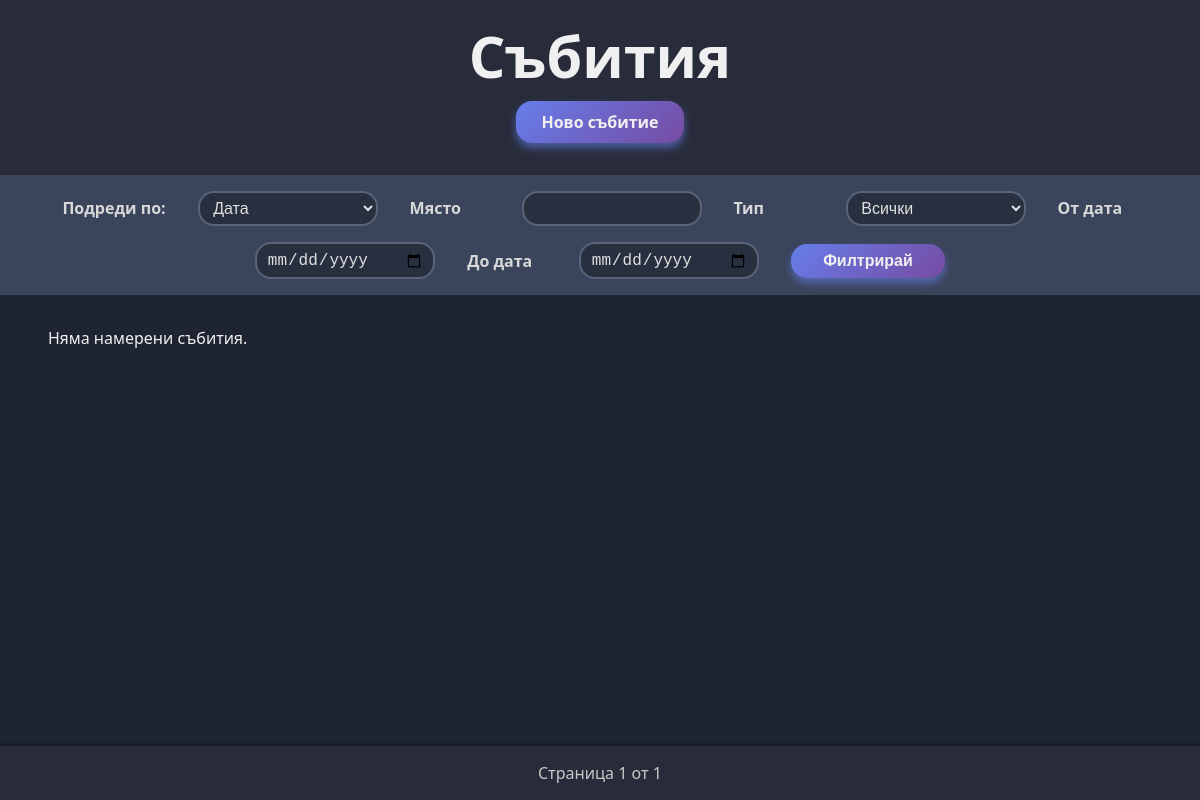
Before: / with the older database file.
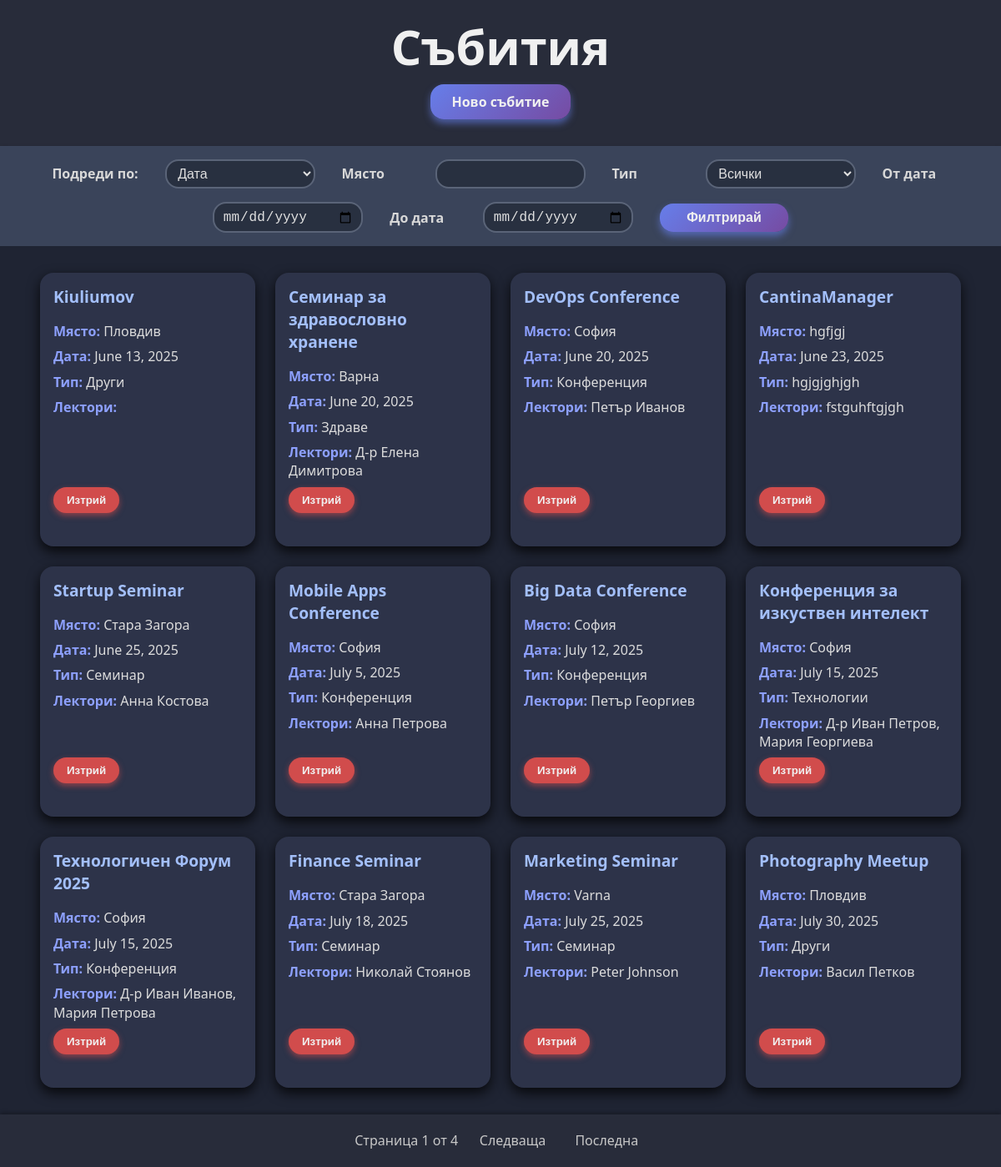
After: the same page with the newer database file.
### QuerySort/models.py (models this page shows)
class Event(models.Model):
    name = models.CharField(max_length=255,
                            null=False,
                            blank=False,
                            validators=[
                                MinLengthValidator(1, message='The event name must be at least 1 characters long.'),
                                RegexValidator('^[A-Za-zА-Яа-яЁё0-9 _\-\'&]+$')
                            ])
    town = models.CharField(max_length=255,
                            null=False,
                            blank=False,
                            validators=[
                                MinLengthValidator(1, message='The town name must be at least 1 characters long.'),
                                RegexValidator('^[A-Za-zА-Яа-яЁё0-9 _\-\'&]+$')
                            ])
    date = models.DateField(
        null=False,
        blank=False,
        validators=[
           validate_event_date
        ]
    )
    type = models.CharField(max_length=255,
                            null=False,
                            blank=False,
                            validators=[
                                MinLengthValidator(5, message='The event type must be at least 5 characters long.'),
                                RegexValidator('^[A-Za-zА-Яа-яЁё0-9 _\-\'&]+$')
                            ],
                            choices=(('Конференция', 'Конференция'), ('Уъркшоп', 'Уъркшоп') , ('Семинар', 'Семинар'), ('Други', 'Други')))
    lectors = models.CharField(max_length=255,
                               default='Няма лектори.')

### QuerySort/views.py (the view)
# urls.py: path('', views.index, name='index'),
def index(request):
    form = EventFilterOrderForm(request.GET or None)
    events = Event.objects.all()
    if form.is_valid():
        town = form.cleaned_data.get('town')
        type_ = form.cleaned_data.get('type')
        date_from = form.cleaned_data.get('date_from')
        date_to = form.cleaned_data.get('date_to')
        order_by = form.cleaned_data.get('order_by')
        if town:
            events = events.filter(town__icontains=town)
        if type_:
            events = events.filter(type=type_)
        if date_from:
            events = events.filter(date__gte=date_from)
        if date_to:
            events = events.filter(date__lte=date_to)
        if order_by:
            ordering = order_by.split(',')
            events = events.order_by(*ordering)
        else:
            events = events.order_by('date')
    else:
        events = events.order_by('date')
    paginator = Paginator(events, 12)
    page_number = request.GET.get('page')
    page_obj = paginator.get_page(page_number)
    querydict = request.GET.copy()
    if 'page' in querydict:
        querydict.pop('page')
    querystring = querydict.urlencode()
    return render(request, 'index.html', {
        'form': form,
        'page_obj': page_obj,
        'querystring': querystring,
    })

### templates/index.html (shortened to what this page needs)
{% load static %}
<!DOCTYPE html>
<html lang="bg">
<head>
    <link rel="stylesheet" href="{% static 'css/styles.css' %}">
</head>
<body>
    <header>
        <h1>Събития</h1>
        <a href="/new-data" class="new-event-btn">Ново събитие</a>
    </header>
    <form method="get" class="filter-form">
        <label for="{{ form.order_by.id_for_label }}">{{ form.order_by.label }}</label>
        {{ form.order_by }}
        <label for="{{ form.town.id_for_label }}">{{ form.town.label }}</label>
        {{ form.town }}
        <label for="{{ form.type.id_for_label }}">{{ form.type.label }}</label>
        {{ form.type }}
        <label for="{{ form.date_from.id_for_label }}">{{ form.date_from.label }}</label>
        {{ form.date_from }}
        <label for="{{ form.date_to.id_for_label }}">{{ form.date_to.label }}</label>
        {{ form.date_to }}
        <button type="submit">Филтрирай</button>
    </form>
    <main>
        <section class="event-list">
            {% for event in page_obj %}
                <article class="event-card">
                    <h2>{{ event.name }}</h2>
                    <p><strong>Място:</strong> {{ event.town }}</p>
                    <p><strong>Дата:</strong> {{ event.date }}</p>
                    <p><strong>Тип:</strong> {{ event.type }}</p>
                    <p><strong>Лектори:</strong> {{ event.lectors }}</p>
                    <form method="post" action="{% url 'delete_event' event.id %}" class="delete-form">
                        <button type="submit" class="delete-btn" onclick="return confirm('Сигурни ли сте, че искате да изтриете това събитие?');">Изтрий</button>
                    </form>
                </article>
            {% empty %}
                <p>Няма намерени събития.</p>
            {% endfor %}
        </section>
    </main>
    <footer>
        <nav class="pagination">
            <span>Страница {{ page_obj.number }} от {{ page_obj.paginator.num_pages }}</span>
            {% if page_obj.has_next %}
                <a href="?page={{ page_obj.next_page_number }}{% if querystring %}&{{ querystring }}{% endif %}">Следваща</a>
                <a href="?page={{ page_obj.paginator.num_pages }}{% if querystring %}&{{ querystring }}{% endif %}">Последна</a>
            {% endif %}
        </nav>
    </footer>
</body>
</html>

### static/css/styles.css (style rules this page uses)
* { padding: 0; margin: 0; box-sizing: border-box; }
body { font-family: 'Segoe UI', Tahoma, sans-serif; background: linear-gradient(120deg, #48536a, #364159); min-height: 100vh; display: flex; flex-direction: column; color: #f0f0f0; line-height: 1.4; }
a { text-decoration: none; color: inherit; }
header { padding: 1rem 2rem; background-color: #282c3a; box-shadow: 0 2px 5px rgba(0, 0, 0, 0.3); font-weight: 700; font-size: 1.8rem; text-align: center; }
.filter-form { display: flex; flex-wrap: wrap; gap: 1rem 2rem; padding: 1rem 2rem; background-color: #3a445a; box-shadow: 0 2px 5px rgba(0, 0, 0, 0.3); justify-content: center; align-items: center; color: #d8d8d8; }
.filter-form label { flex: 0 0 auto; min-width: 80px; font-weight: 600; font-size: 1rem; align-self: center; }
.filter-form select, .filter-form input[type="text"], .filter-form input[type="date"] { flex: 1 1 150px; max-width: 180px; padding: 0.4rem 0.6rem; border-radius: 1rem; border: 2px solid #5a6478; background-color: #283040; color: #e0e0e0; font-size: 1rem; transition: border-color 0.3s ease, box-shadow 0.3s ease; }
.filter-form button { flex: 0 0 auto; padding: 0.5rem 2rem; background: linear-gradient(135deg, #667eea, #764ba2); border: none; border-radius: 1rem; font-size: 1rem; font-weight: 600; color: #f0f0f0; cursor: pointer; box-shadow: 0 5px 8px rgba(102, 126, 234, 0.6); transition: background 0.3s ease, transform 0.2s ease, box-shadow 0.3s ease; align-self: center; }
main { flex-grow: 1; padding: 2rem 3rem; background-color: #1f2433; }
.event-list { display: grid; grid-template-columns: repeat(auto-fit, minmax(250px, 1fr)); gap: 1.5rem 1.5rem; }
.event-card { background-color: #2d3349; border-radius: 1rem; box-shadow: 0 6px 15px rgba(0, 0, 0, 0.8); padding: 1rem 1rem 2.5rem 1rem; color: #dcdcdc; position: relative; display: flex; flex-direction: column; gap: 0.5rem; transition: transform 0.2s ease, box-shadow 0.3s ease; }
.event-card h2 { font-size: 1.2rem; font-weight: 700; margin-bottom: 0.5rem; color: #a3bffa; }
.event-card p { font-size: 1rem; }
.event-card strong { color: #8da0ff; }
.delete-form { margin-top: auto; }
.delete-btn { background: #d14c4c; border: none; border-radius: 1rem; padding: 0.5rem 1rem; font-weight: 700; color: #f0f0f0; cursor: pointer; box-shadow: 0 3px 7px rgba(209, 76, 76, 0.6); transition: background 0.3s ease, transform 0.2s ease, box-shadow 0.3s ease; align-self: flex-start; }
footer { background-color: #282c3a; padding: 1rem 2rem; box-shadow: 0 -2px 5px rgba(0, 0, 0, 0.3); position: sticky; bottom: 0; width: 100%; z-index: 1000; }
.pagination { display: flex; justify-content: center; align-items: center; gap: 1rem; font-size: 1rem; color: #c8c8c8; flex-wrap: wrap; }
.pagination a { text-decoration: none; color: inherit; padding: 0.25rem 0.6rem; border-radius: 0.4rem; transition: background-color 0.3s ease; }
.new-event-btn { display: inline-block; background: linear-gradient(135deg, #667eea, #764ba2); color: #f0f0f0; border-radius: 1rem; padding: 0.6rem 1.6rem; font-weight: 700; font-size: 1rem; text-align: center; cursor: pointer; border: none; box-shadow: 0 5px 8px rgba(102, 126, 234, 0.6); transition: background 0.3s ease, transform 0.2s ease, box-shadow 0.3s ease; margin: 0 auto 1rem; }

Changed rows visible on the page:
added Event: name "Kiuliumov", town "Пловдив", date "June 13, 2025", type "Други"
added Event: name "Семинар за здравословно хранене", town "Варна", date "June 20, 2025", type "Здраве", lectors "Д-р Елена Димитрова"
added Event: name "DevOps Conference", town "София", date "June 20, 2025", type "Конференция", lectors "Петър Иванов"
added Event: name "CantinaManager", town "hgfjgj", date "June 23, 2025", type "hgjgjghjgh", lectors "fstguhftgjgh"
added Event: name "Startup Seminar", town "Стара Загора", date "June 25, 2025", type "Семинар", lectors "Анна Костова"
added Event: name "Mobile Apps Conference", town "София", date "July 5, 2025", type "Конференция", lectors "Анна Петрова"
added Event: name "Big Data Conference", town "София", date "July 12, 2025", type "Конференция", lectors "Петър Георгиев"
added Event: name "Конференция за изкуствен интелект", town "София", date "July 15, 2025", type "Технологии", lectors "Д-р Иван Петров, Мария Георгиева"
added Event: name "Технологичен Форум 2025", town "София", date "July 15, 2025", type "Конференция", lectors "Д-р Иван Иванов, Мария Петрова"
added Event: name "Finance Seminar", town "Стара Загора", date "July 18, 2025", type "Семинар", lectors "Николай Стоянов"
added Event: name "Marketing Seminar", town "Varna", date "July 25, 2025", type "Семинар", lectors "Peter Johnson"
added Event: name "Photography Meetup", town "Пловдив", date "July 30, 2025", type "Други", lectors "Васил Петков"
Other visible differences:
{{ page_obj.paginator.num_pages }}: "1" → "4"
text no longer shown: "Няма намерени събития."
text now shown: "Следваща Последна"
